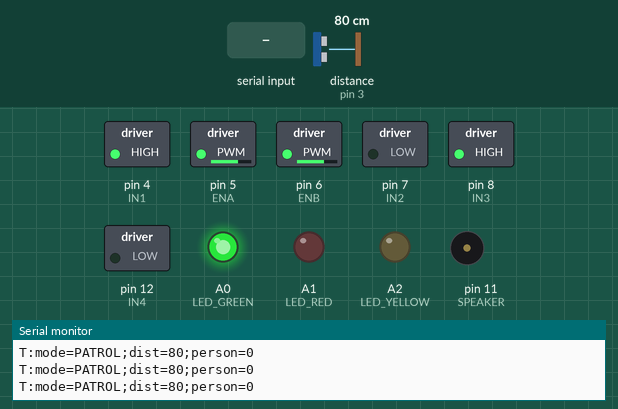
Recording of a sketch running on a simulated Arduino Uno, built with avr-gcc and run on an emulated ATmega328P. Shown: switched loads named in the sketch (green lamp = pin HIGH), output pins drawn as LEDs (lit = HIGH), buzzer (waves = sounding), the last lines printed to the serial monitor. Wiring (inferred from the names in the program): ultrasonic range finder: trigger pin 2; echo pin 3. Dashed ring = blinking. The test bench sets the inputs (shaded band); at power-on: distance to the obstacle (sensor on pin 3) 80 cm. The echo pulse lasts 58.3 µs per cm; pins used as bus, display or sensor lines are not drawn.

Above: at 1.2 s.
1.3 s: distance to the obstacle (sensor on pin 3) set to 2 cm
At 1.59 s:
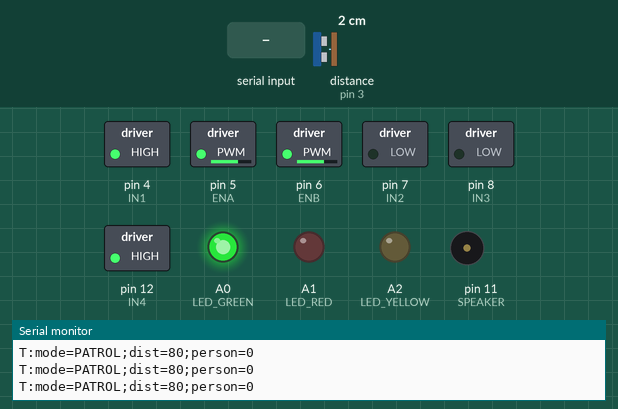
4.3 s: "FORWARD\n" received over Serial
At 5.7 s:
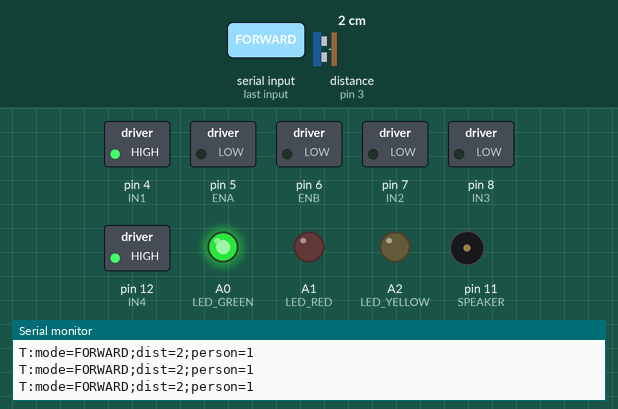
6.0 s: "MOVE_TOWARD\n" received over Serial
At 7.0 s:
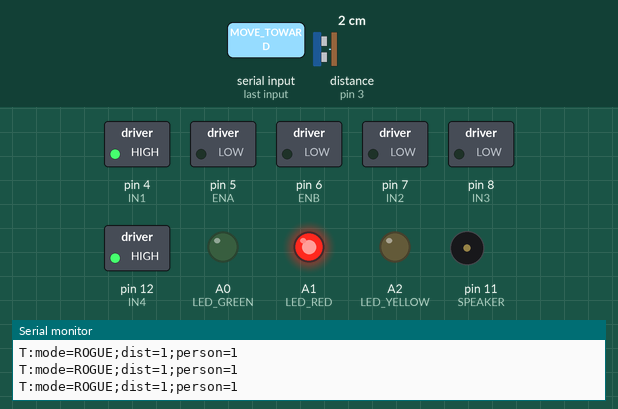
7.5 s: "LOCKDOWN\n" received over Serial
At 8.1 s:
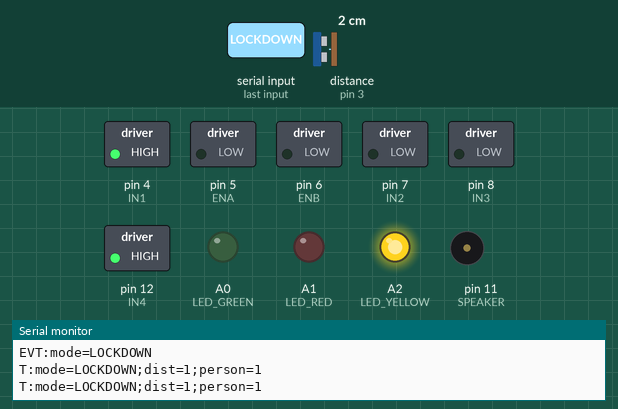
9.0 s: "PLAY_AUDIO\n" received over Serial
At 9.3 s:
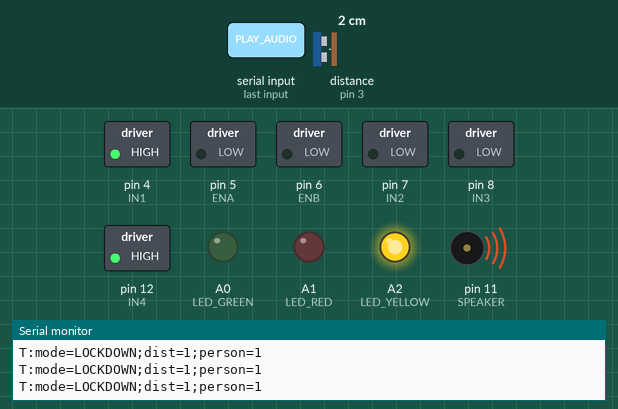
Timing chart, 0 to 12.0 s (numbered marks = the images above; inputs shaded):
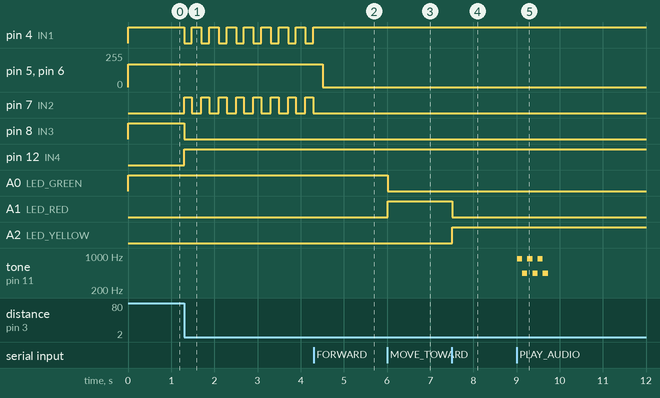

Measured:
- after the input at 1.3 s, pin 4 (IN1): alternates HIGH for 0.22 s and LOW for 0.18 s, starting at once; pin 7 (IN2): alternates HIGH for 0.18 s and LOW for 0.22 s, starting at once; pin 8 (IN3): HIGH → LOW at once; pin 12 (IN4): LOW → HIGH at once
- after the input at 4.3 s, pin 4 (IN1): stops changing and stays HIGH; pin 5 (ENA), pin 6 (ENB): 170/255 → 0/255 after 0.21 s; pin 7 (IN2): stops changing and stays LOW
- after the input at 6.0 s, A0 (LED_GREEN): HIGH → LOW at once; A1 (LED_RED): LOW → HIGH at once
- after the input at 7.5 s, A1 (LED_RED): HIGH → LOW at once; A2 (LED_YELLOW): LOW → HIGH at once
- after the input at 9.0 s, tone on pin 11 (SPEAKER): silent → 880 Hz at once, then repeats every 0.24 s: 440 Hz 0.12 s, 880 Hz 0.12 s, until it stays silent from 9.7 s

The sketch:

roboshield_rover.ino
```cpp
/* ───────────────────────────────────────────────────────────────────────────
   RoboShield Demo Rover — firmware
   ---------------------------------------------------------------------------
   The robot runs its own benign "job" (obstacle-avoiding patrol) and listens
   on the serial port for commands. The laptop running the RoboShield dashboard
   is the gateway: only commands that pass the firewall are forwarded here.

   THE DEMO IN ONE LINE:
     - Shield OFF + attack  -> dashboard sends MOVE_TOWARD / PLAY_AUDIO -> rover
       charges the "person" and blares the speaker.
     - Shield ON  + attack  -> dashboard sends LOCKDOWN instead -> rover freezes,
       red LED, speaker muted.

   Connection: USB serial at 9600 baud (rock solid on stage). The exact same
   sketch works over an HC-05/HC-06 Bluetooth module — wire its TX/RX to the
   Arduino RX/TX (through a divider on the module's RX) and pair it; it appears
   as a serial port the dashboard can open with Web Serial.

   SERIAL PROTOCOL  (one command per line, case-insensitive)
     PATROL | NORMAL   resume autonomous obstacle-avoiding patrol
     FORWARD           drive forward, still respecting obstacles (safe)
     MOVE_TOWARD       "rogue" charge forward (ignores patrol; stops at floor)
     PLAY_AUDIO        blare the menacing speaker pattern
     STOP              cut motors now
     LOCKDOWN          cut motors + mute + lockdown indicators
     RESET             back to protected patrol
     PING              replies "PONG"

   Telemetry (printed ~3x/sec):  T:mode=PATROL;dist=42;person=0
   ─────────────────────────────────────────────────────────────────────────── */

// ── Feature flags ────────────────────────────────────────────────────────────
// LCD is OFF by default: on a single Uno the motor driver + ultrasonic + LEDs +
// speaker already use most pins, and a parallel HD44780 LCD needs 6 more. If you
// have an I2C LCD backpack (2 wires on A4/A5), set USE_LCD_I2C to 1. Otherwise
// the R/G/Y LEDs are your stage status indicator — and they read great from afar.
#define USE_SPEAKER   1
#define USE_LCD_I2C   0

#if USE_LCD_I2C
  #include <Wire.h>
  #include <LiquidCrystal_I2C.h>
  LiquidCrystal_I2C lcd(0x27, 16, 2); // change 0x27 to your module's address
#endif

// ── Pin map (generic L298N module on an Uno) ─────────────────────────────────
// Match these to YOUR wiring. ENA/ENB must be PWM-capable pins (~).
const int ENA = 5;   // left motors speed  (PWM)
const int IN1 = 4;   // left motors dir
const int IN2 = 7;
const int ENB = 6;   // right motors speed (PWM)
const int IN3 = 8;   // right motors dir
const int IN4 = 12;

const int TRIG = 2;  // HC-SR04
const int ECHO = 3;

const int LED_GREEN  = A0; // protected / patrolling
const int LED_RED    = A1; // threat / blocked
const int LED_YELLOW = A2; // lockdown

const int SPEAKER = 11;

// ── Tunables ─────────────────────────────────────────────────────────────────
const int  DRIVE_SPEED   = 170;  // 0-255 PWM during patrol
const int  CHARGE_SPEED  = 230;  // faster during the rogue charge for drama
const int  AVOID_CM      = 28;   // patrol turns away when something is closer
const int  PERSON_CM     = 60;   // "person detected" threshold for telemetry
const int  SAFETY_FLOOR_CM = 15; // rover NEVER drives closer than this — protects
                                 // the human/prop even in rogue mode. Keep this.

// ── State ────────────────────────────────────────────────────────────────────
enum Mode { PATROL, FORWARD_SAFE, ROGUE, STOPPED, LOCKED };
Mode mode = PATROL;

long  lastTelemetry = 0;
int   lastDist = 999;

// ── Motor helpers ────────────────────────────────────────────────────────────
void leftMotor(int speed, bool fwd) {
  digitalWrite(IN1, fwd ? HIGH : LOW);
  digitalWrite(IN2, fwd ? LOW  : HIGH);
  analogWrite(ENA, speed);
}
void rightMotor(int speed, bool fwd) {
  digitalWrite(IN3, fwd ? HIGH : LOW);
  digitalWrite(IN4, fwd ? LOW  : HIGH);
  analogWrite(ENB, speed);
}
void drive(int l, int r) { // signed: negative = reverse
  leftMotor(abs(l),  l >= 0);
  rightMotor(abs(r), r >= 0);
}
void halt() { analogWrite(ENA, 0); analogWrite(ENB, 0); }

// ── Sensors ──────────────────────────────────────────────────────────────────
int readDistanceCm() {
  digitalWrite(TRIG, LOW);  delayMicroseconds(2);
  digitalWrite(TRIG, HIGH); delayMicroseconds(10);
  digitalWrite(TRIG, LOW);
  long us = pulseIn(ECHO, HIGH, 25000); // ~4m timeout
  if (us == 0) return 999;              // nothing in range
  return (int)(us / 58);
}

// ── Indicators ───────────────────────────────────────────────────────────────
void setLeds(bool g, bool r, bool y) {
  digitalWrite(LED_GREEN,  g);
  digitalWrite(LED_RED,    r);
  digitalWrite(LED_YELLOW, y);
}
void lcdStatus(const char* line1, const char* line2) {
#if USE_LCD_I2C
  lcd.clear(); lcd.setCursor(0,0); lcd.print(line1);
  lcd.setCursor(0,1); lcd.print(line2);
#else
  (void)line1; (void)line2;
#endif
}

void playMenace() {
#if USE_SPEAKER
  for (int i = 0; i < 3; i++) {
    tone(SPEAKER, 880); delay(120);
    tone(SPEAKER, 440); delay(120);
  }
  noTone(SPEAKER);
#endif
}

// ── Mode transitions ─────────────────────────────────────────────────────────
void enter(Mode m) {
  mode = m;
  switch (m) {
    case PATROL:
    case FORWARD_SAFE:
      setLeds(true, false, false);  lcdStatus("RoboShield  OK", "MISSION: PATROL"); break;
    case ROGUE:
      setLeds(false, true, false);  lcdStatus("!! ANOMALY !!", "CHARGING TARGET"); break;
    case STOPPED:
      halt(); setLeds(false, true, false); lcdStatus("RoboShield", "BLOCKED / STOP"); break;
    case LOCKED:
      halt(); setLeds(false, false, true);
#if USE_SPEAKER
      noTone(SPEAKER);
#endif
      lcdStatus("LOCKED DOWN", "Audio near person"); break;
  }
  Serial.print("EVT:mode="); Serial.println(
    m==PATROL?"PATROL":m==FORWARD_SAFE?"FORWARD":m==ROGUE?"ROGUE":m==STOPPED?"STOP":"LOCKDOWN");
}

// ── Command parsing ──────────────────────────────────────────────────────────
void handleCommand(String cmd) {
  cmd.trim(); cmd.toUpperCase();
  if (cmd.length() == 0) return;

  if (cmd == "PATROL" || cmd == "NORMAL" || cmd == "RESET") enter(PATROL);
  else if (cmd == "FORWARD")     enter(FORWARD_SAFE);
  else if (cmd == "MOVE_TOWARD") enter(ROGUE);
  else if (cmd == "PLAY_AUDIO")  { playMenace(); }
  else if (cmd == "STOP")        enter(STOPPED);
  else if (cmd == "LOCKDOWN")    enter(LOCKED);
  else if (cmd == "PING")        Serial.println("PONG");
  else { Serial.print("EVT:unknown="); Serial.println(cmd); }
}

void readSerial() {
  static String buf = "";
  while (Serial.available()) {
    char c = (char)Serial.read();
    if (c == '\n' || c == '\r') { if (buf.length()) { handleCommand(buf); buf = ""; } }
    else buf += c;
  }
}

// ── Behaviors ────────────────────────────────────────────────────────────────
void runPatrol(int dist) {
  if (dist < AVOID_CM) {           // obstacle: back up + turn away
    drive(-DRIVE_SPEED, -DRIVE_SPEED); delay(180);
    drive(DRIVE_SPEED, -DRIVE_SPEED);  delay(220);   // pivot
  } else {
    drive(DRIVE_SPEED, DRIVE_SPEED);                  // cruise
  }
}
void runForwardSafe(int dist) {
  if (dist < AVOID_CM) halt(); else drive(DRIVE_SPEED, DRIVE_SPEED);
}
void runRogue(int dist) {
  // Charges the target but ALWAYS stops short of SAFETY_FLOOR_CM. The audience
  // sees menace; the person/prop stays safe.
  if (dist <= SAFETY_FLOOR_CM) halt();
  else drive(CHARGE_SPEED, CHARGE_SPEED);
}

// ── Setup / loop ─────────────────────────────────────────────────────────────
void setup() {
  Serial.begin(9600);
  pinMode(IN1, OUTPUT); pinMode(IN2, OUTPUT); pinMode(IN3, OUTPUT); pinMode(IN4, OUTPUT);
  pinMode(ENA, OUTPUT); pinMode(ENB, OUTPUT);
  pinMode(TRIG, OUTPUT); pinMode(ECHO, INPUT);
  pinMode(LED_GREEN, OUTPUT); pinMode(LED_RED, OUTPUT); pinMode(LED_YELLOW, OUTPUT);
#if USE_SPEAKER
  pinMode(SPEAKER, OUTPUT);
#endif
#if USE_LCD_I2C
  lcd.init(); lcd.backlight();
#endif
  halt();
  enter(PATROL);
  Serial.println("EVT:boot=RoboShield Rover ready");
}

void loop() {
  readSerial();
  int dist = readDistanceCm();
  lastDist = dist;

  switch (mode) {
    case PATROL:       runPatrol(dist);      break;
    case FORWARD_SAFE: runForwardSafe(dist); break;
    case ROGUE:        runRogue(dist);       break;
    case STOPPED:
    case LOCKED:       halt();               break;
  }

  long now = millis();
  if (now - lastTelemetry > 300) {
    lastTelemetry = now;
    const char* m = mode==PATROL?"PATROL":mode==FORWARD_SAFE?"FORWARD":
                    mode==ROGUE?"ROGUE":mode==STOPPED?"STOP":"LOCKDOWN";
    Serial.print("T:mode="); Serial.print(m);
    Serial.print(";dist=");  Serial.print(dist);
    Serial.print(";person="); Serial.println(dist < PERSON_CM ? 1 : 0);
  }
}
```
